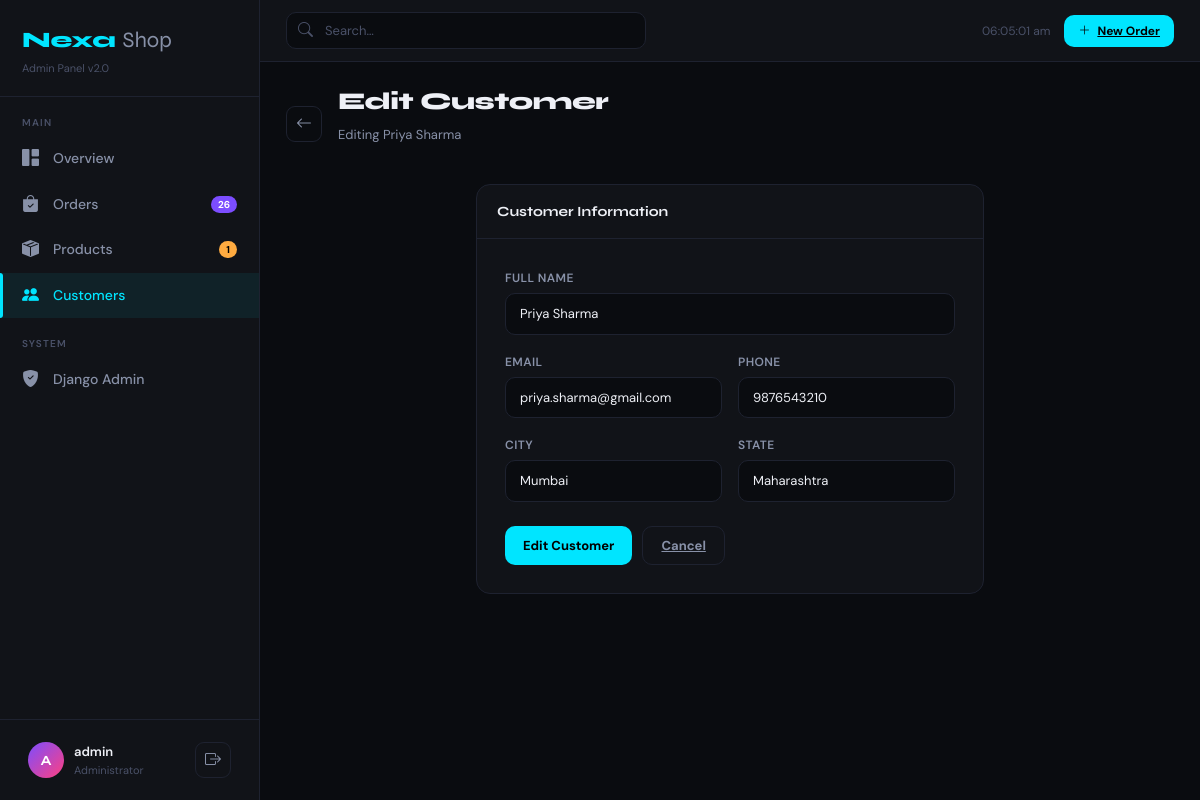
The page /customers/1/edit/ (signed in) on the database its author committed.
### dashboard/models.py (models this page shows, shortened)
class Customer(models.Model):
    name = models.CharField(max_length=150)
    email = models.EmailField(unique=True)
    phone = models.CharField(max_length=15, blank=True)
    city = models.CharField(max_length=100, blank=True)
    state = models.CharField(max_length=100, blank=True)
    avatar_color = models.CharField(max_length=7, default='#7c4dff')
    joined_at = models.DateTimeField(default=timezone.now)
    class Meta:
        ordering = ['-joined_at']

### dashboard/views.py (the view)
# urls.py: path('customers/<int:pk>/edit/', views.customer_edit, name='customer_edit'),
@login_required
def customer_edit(request, pk):
    customer = get_object_or_404(Customer, pk=pk)
    form = CustomerForm(instance=customer)
    if request.method == 'POST':
        form = CustomerForm(request.POST, instance=customer)
        if form.is_valid():
            form.save()
            messages.success(request, 'Customer updated!')
            return redirect('customer_detail', pk=pk)
    return render(request, 'customers/form.html', {'page': 'customers', 'form': form, 'action': 'Edit', 'customer': customer})

### dashboard/forms.py
class CustomerForm(forms.ModelForm):
    class Meta:
        model = Customer
        fields = ['name', 'email', 'phone', 'city', 'state']
        widgets = {
            'name': forms.TextInput(attrs={'class': 'form-control'}),
            'email': forms.EmailInput(attrs={'class': 'form-control'}),
            'phone': forms.TextInput(attrs={'class': 'form-control'}),
            'city': forms.TextInput(attrs={'class': 'form-control'}),
            'state': forms.TextInput(attrs={'class': 'form-control'}),
        }

### dashboard/context_processors.py (called while the page is built)
def sidebar_context(request):
    return {
        'pending_orders': Order.objects.filter(status='pending').count(),
        'low_stock_products': Product.objects.filter(stock__lt=10).count(),
    }

### templates/customers/form.html (shortened to what this page needs)
{% extends "base.html" %}
{% block content %}
<div class="page-hdr anim">
  <div class="d-flex align-items-center gap-3">
    <a href="{% url 'customer_list' %}" class="ib">
      <i class="bi bi-arrow-left"></i>
    </a>
    <div>
      <h1 class="page-title">{{ action }} Customer</h1>
      <p class="page-sub">
        {% if customer %}Editing {{ customer.name }}{% else %}Register a new customer{% endif %}
      </p>
    </div>
  </div>
</div>
<div class="row justify-content-center">
  <div class="col-lg-7">
    <div class="card-nx anim">
      <div class="card-head">
        <div class="card-title">Customer Information</div>
      </div>
      <div style="padding:28px">
        <form method="post">
          <div class="row g-3">
            <div class="col-12">
              <label class="form-label">Full Name</label>
              {{ form.name }}
            </div>
            <div class="col-md-6">
              <label class="form-label">Email</label>{{ form.email }}
            </div>
            <div class="col-md-6">
              <label class="form-label">Phone</label>{{ form.phone }}
            </div>
            <div class="col-md-6">
              <label class="form-label">City</label>{{ form.city }}
            </div>
            <div class="col-md-6">
              <label class="form-label">State</label>{{ form.state }}
            </div>
          </div>
          <div style="display:flex;gap:10px;margin-top:24px">
            <button type="submit" class="btn-nx btn-primary-nx">{{ action }} Customer</button>
            <a href="{% url 'customer_list' %}" class="btn-nx btn-ghost">Cancel</a>
          </div>
        </form>
      </div>
    </div>
  </div>
</div>
{% endblock %}

### templates/base.html (shortened to what this page needs)
{% load static %}
<!DOCTYPE html>
<html lang="en">
<head>
<link href="https://cdn.jsdelivr.net/npm/bootstrap@5.3.0/dist/css/bootstrap.min.css" rel="stylesheet"/>
<link href="https://cdn.jsdelivr.net/npm/bootstrap-icons@1.11.3/font/bootstrap-icons.min.css" rel="stylesheet"/>
<link rel="stylesheet" href="{% static 'css/style.css' %}">
</head>
<body>
<aside class="sidebar" id="sidebar">
  <div class="sb-logo">
    <div class="brand">
      Nexa
      <span>Shop</span>
    </div>
    <small>Admin Panel v2.0</small>
  </div>
  <nav class="sb-nav">
    <div class="nav-lbl">Main</div>
    <a href="{% url 'dashboard' %}" class="nav-link {% if page == 'dashboard' %}active{% endif %}">
      <i class="bi bi-grid-1x2-fill"></i>
      Overview
    </a>
    <a href="{% url 'order_list' %}" class="nav-link {% if page == 'orders' %}active{% endif %}">
      <i class="bi bi-bag-check-fill"></i>Orders
      {% if pending_orders %}
      <span class="nav-badge">{{ pending_orders }}</span>
      {% endif %}
    </a>
    <a href="{% url 'product_list' %}" class="nav-link {% if page == 'products' %}active{% endif %}">
      <i class="bi bi-box-seam-fill"></i>Products
      {% if low_stock_products %}
      <span class="nav-badge warn">{{ low_stock_products }}</span>
      {% endif %}
    </a>
    <a href="{% url 'customer_list' %}" class="nav-link {% if page == 'customers' %}active{% endif %}">
      <i class="bi bi-people-fill"></i>
      Customers
    </a>
    <div class="nav-lbl">System</div>
    <a href="/admin/" class="nav-link" target="_blank">
      <i class="bi bi-shield-fill-check"></i>
      Django Admin
    </a>
  </nav>
  <div class="sb-footer">
    <div class="user-row">
      <div class="avatar">{{ request.user.username|first|upper }}</div>
      <div>
        <div style="font-weight:600;font-size:13px;color:var(--t1)">{{ request.user.username }}</div>
        <div style="font-size:11px;color:var(--t3)">Administrator</div>
      </div>
      <a href="{% url 'logout' %}" class="ms-auto ib" title="Logout">
        <i class="bi bi-box-arrow-right"></i>
      </a>
    </div>
  </div>
</aside>
<div class="main">
  <header class="topbar">
    <form class="search-wrap" method="get">
      <i class="bi bi-search"></i>
      <input name="q" type="search" placeholder="Search…" value="{{ request.GET.q }}"/>
    </form>
    <div class="topbar-right">
      <span style="font-size:12px;color:var(--t3);padding:0 8px" id="live-time"></span>
      <a href="{% url 'order_create' %}" class="btn-nx btn-primary-nx" style="font-size:12px;padding:7px 14px">
        <i class="bi bi-plus-lg"></i>
        New Order
      </a>
    </div>
  </header>
  <main class="page-body">
    {% block content %}{% endblock %}
  </main>
</div>
</body>
</html>

### rows shown on the page
Customer: name "Priya Sharma", email "priya.sharma@gmail.com", phone "9876543210", city "Mumbai", state "Maharashtra"

### other values the page prints
{{ pending_orders }} "26"
{{ low_stock_products }} "1"
{{ request.user.username|first|upper }} "A"
{{ request.user.username }} "admin"
{{ action }} "Edit"
